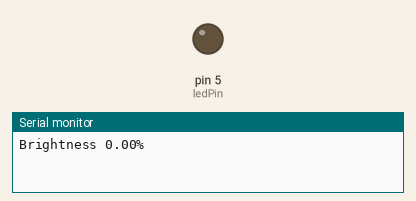
The sketch below on a simulated Arduino Uno, built with avr-gcc and run on an emulated ATmega328P. On the bench: output pins drawn as LEDs (lit = HIGH), the last lines printed to the serial monitor.

Above: at 0.05 s.
At 1.2 s:
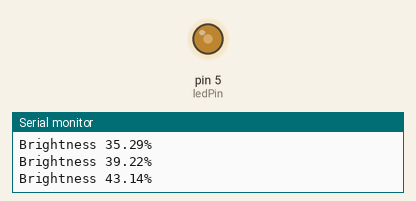
At 2.35 s:
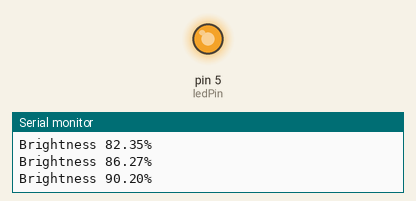
At 4.7 s:
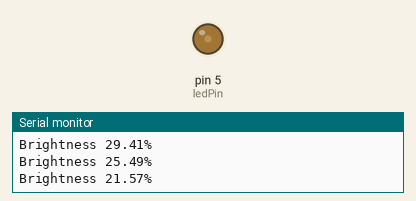
Timing chart, 0 to 6.8 s (numbered marks = the images above):
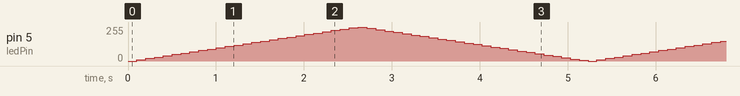

The sketch:

AnalogOutput.ino
```cpp
int ledPin=5;

void setup()
{
  Serial.begin(9600);
  pinMode(ledPin, OUTPUT);
}

void loop()
{
  for(double value=0; value<=255; value+=10) {
  	analogWrite(ledPin, int(value));
    Serial.print("Brightness ");
    Serial.print((value/255)*100);
    Serial.println("%");
    delay(100);
  }

  for(double value=255; value>=0; value-=10) {
  	analogWrite(ledPin, int(value));
    Serial.print("Brightness ");
    Serial.print((value/255)*100);
    Serial.println("%");
    delay(100);
  }
}
```
